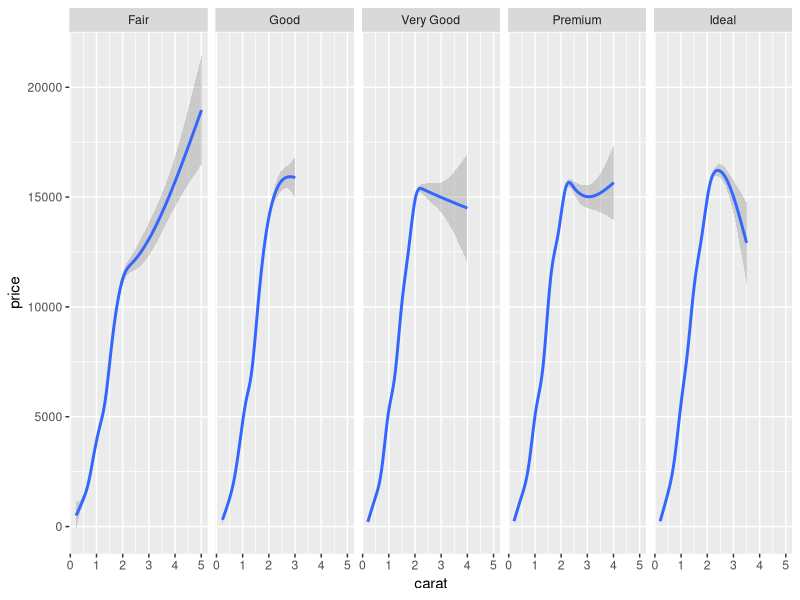

The R script that drew this image:
## ---- chunk 1
library(ggplot2)
ggplot(diamonds, aes(carat, price)) + geom_smooth() +
  facet_grid(~ cut)
